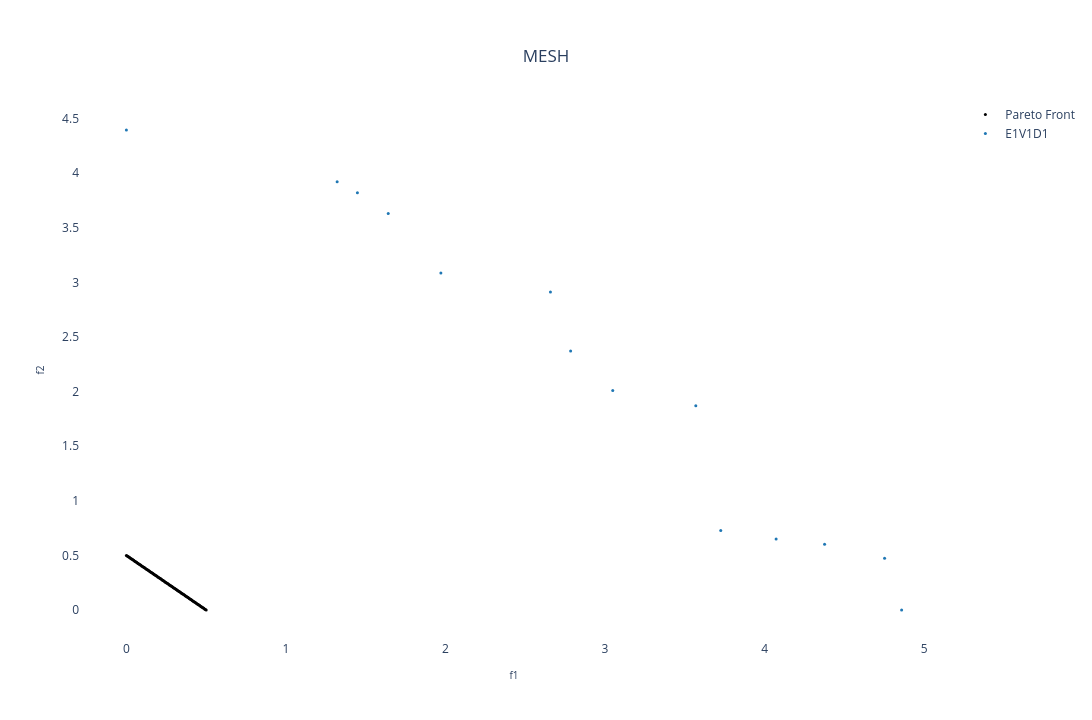

The cell this chart's notebook holds for it:
### Markdown cell above
## Benchmark 2D:

### Code cell
pareto_front = []

experiment_name = "zdt1"
position_dim = 10 # Number of variables

there_is_pareto = 1
try:
    # Plotting the pareto front
    if(experiment_name in {'zdt1', 'zdt2', 'zdt3', 'zdt4', 'zdt6'}):
        real_pareto_front = get_problem(experiment_name, n_var=position_dim).pareto_front()
    else:
        real_pareto_front = get_problem(experiment_name, n_var=position_dim, n_obj=2).pareto_front()
    pareto_front.append(
    go.Scatter(x=real_pareto_front[:,0],
                y=real_pareto_front[:,1],
                mode='markers', marker=dict(size=3, color='black'),
                name='Pareto Front',
                showlegend=True
        )
    )
except:
    there_is_pareto = 0

# Choosing the files
choose_global_best_attribution_type = [0] # [0, 1, 2, 3]
choose_dm_pool_type = [0] # [0, 1, 2]
choose_de_mutation_type = [0] # [0, 1, 2, 3, 4]

# Name of chosen files
file_names = [
        f"E{i+1}V{j+1}D{k+1}_{experiment_name}.pkl"
        for i in choose_global_best_attribution_type
        for j in choose_dm_pool_type
        for k in choose_de_mutation_type
    ]
num_dataset = len(file_names) # Number of dataset

solid_colors = [mcolors.to_hex(cm.tab10(i)) for i in range(num_dataset + 1)] # List with solid colors

colorscales = pc.named_colorscales() # List of color scales
num_scales = len(colorscales)

for i in range(num_dataset):
  with open("../result/" + file_names[i], "rb") as f:
    r = pickle.load(f)
    pareto_front.append(
      go.Scatter(x=r['combined'][1][:,0],
                   y=r['combined'][1][:,1],
                   mode='markers', marker=dict(size=3, color=solid_colors[i]), #r['combined'][1][:,1], colorscale=colorscales[(i+1) % num_scales]),
                   name=file_names[i][:6],
                   showlegend=True)
    )

# Creating a subplot
fig = go.Figure()

for i in range(num_dataset + there_is_pareto):
    fig.add_trace(pareto_front[i])

# Setting layout
fig.update_layout(
    showlegend=True,
    xaxis=dict(title=dict(text='f1', font=dict(size=10))),
    yaxis=dict(title=dict(text='f2', font=dict(size=10))),
    title=dict(
        text='MESH',
        x=0.5,  # Centering the title
        xanchor='center',
        yanchor='top'
    ),
    #margin=dict(l=0, r=0, b=0, t=0), # Rearrange the margin
    width=1520,   # Figure width (pixels)
    height=720,  # Figure height (pixels)
    paper_bgcolor="white",
    plot_bgcolor='white'
)

# Showing the figure
fig.show()

### Figure 1 — Plotly figure (JSON) as saved in the notebook; plotly's stock layout.template omitted (floating-point values rounded to 4 significant figures)
{"data": [{"marker": {"color": "black", "size": 3}, "mode": "markers", "name": "Pareto Front", "showlegend": true, "type": "scatter", "x": [0, 0.005051, 0.0101, 0.01515, 0.0202, 0.02525, 0.0303, 0.03535, 0.0404, 0.04545, 0.05051, 0.05556, 0.06061, 0.06566, 0.07071, 0.07576, 0.08081, 0.08586, 0.09091, 0.09596, 0.101, 0.1061, 0.1111, 0.1162, 0.1212, 0.1263, 0.1313, 0.1364, 0.1414, 0.1465, 0.1515, 0.1566, 0.1616, 0.1667, 0.1717, 0.1768, 0.1818, 0.1869, 0.1919, 0.197, 0.202, 0.2071, 0.2121, 0.2172, 0.2222, 0.2273, 0.2323, 0.2374, 0.2424, 0.2475, 0.2525, 0.2576, 0.2626, 0.2677, 0.2727, 0.2778, 0.2828, 0.2879, 0.2929, 0.298, 0.303, 0.3081, 0.3131, 0.3182, 0.3232, 0.3283, 0.3333, 0.3384, 0.3434, 0.3485, 0.3535, 0.3586, 0.3636, 0.3687, 0.3737, 0.3788, 0.3838, 0.3889, 0.3939, 0.399, 0.404, 0.4091, 0.4141, 0.4192, 0.4242, 0.4293, 0.4343, 0.4394, 0.4444, 0.4495, 0.4545, 0.4596, 0.4646, 0.4697, 0.4747, 0.4798, 0.4848, 0.4899, 0.4949, 0.5], "y": [0.5, 0.4949, 0.4899, 0.4848, 0.4798, 0.4747, 0.4697, 0.4646, 0.4596, 0.4545, 0.4495, 0.4444, 0.4394, 0.4343, 0.4293, 0.4242, 0.4192, 0.4141, 0.4091, 0.404, 0.399, 0.3939, 0.3889, 0.3838, 0.3788, 0.3737, 0.3687, 0.3636, 0.3586, 0.3535, 0.3485, 0.3434, 0.3384, 0.3333, 0.3283, 0.3232, 0.3182, 0.3131, 0.3081, 0.303, 0.298, 0.2929, 0.2879, 0.2828, 0.2778, 0.2727, 0.2677, 0.2626, 0.2576, 0.2525, 0.2475, 0.2424, 0.2374, 0.2323, 0.2273, 0.2222, 0.2172, 0.2121, 0.2071, 0.202, 0.197, 0.1919, 0.1869, 0.1818, 0.1768, 0.1717, 0.1667, 0.1616, 0.1566, 0.1515, 0.1465, 0.1414, 0.1364, 0.1313, 0.1263, 0.1212, 0.1162, 0.1111, 0.1061, 0.101, 0.09596, 0.09091, 0.08586, 0.08081, 0.07576, 0.07071, 0.06566, 0.06061, 0.05556, 0.05051, 0.04545, 0.0404, 0.03535, 0.0303, 0.02525, 0.0202, 0.01515, 0.0101, 0.005051, 0]}, {"marker": {"color": "#1f77b4", "size": 3}, "mode": "markers", "name": "E1V1D1", "showlegend": true, "type": "scatter", "x": [0, 1.321, 1.448, 1.641, 1.971, 2.658, 2.784, 3.048, 3.569, 3.725, 4.072, 4.376, 4.752, 4.859], "y": [4.396, 3.923, 3.822, 3.632, 3.087, 2.912, 2.372, 2.01, 1.871, 0.7288, 0.65, 0.6031, 0.475, 0]}], "layout": {"height": 720, "paper_bgcolor": "white", "plot_bgcolor": "white", "showlegend": true, "title": {"text": "MESH", "x": 0.5, "xanchor": "center", "yanchor": "top"}, "width": 1520, "xaxis": {"title": {"font": {"size": 10}, "text": "f1"}}, "yaxis": {"title": {"font": {"size": 10}, "text": "f2"}}}}
